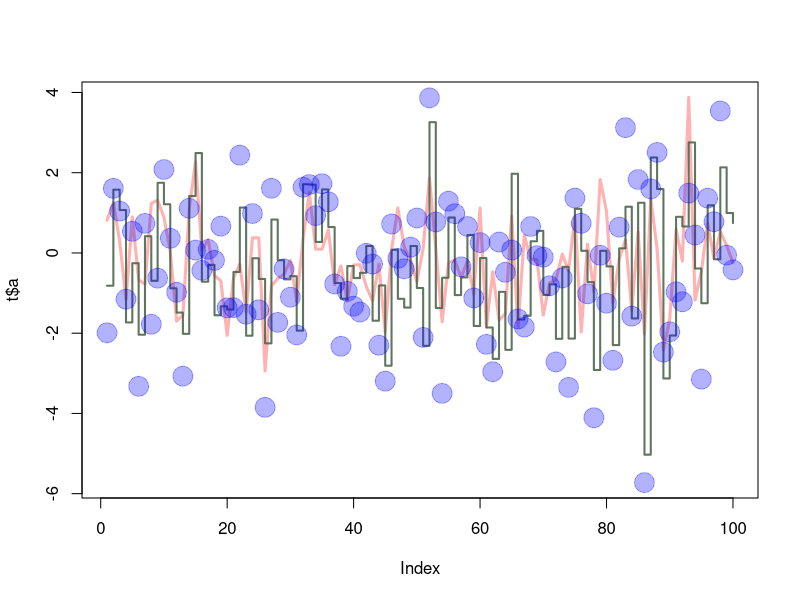

Here is the R script that generated this plot:
# Text behind the #-sign is not evaluated as code by R. 
# This is useful, because it allows you to add comments explaining what the script does.

# Make data frame
x1 = rnorm(100)
x2 = rnorm(100)
x3 = rnorm(100)
t = data.frame(a=x1, b=x1+x2, c=x1+x2+x3)

# Plot data frame
plot(t$a, type='l', ylim=range(t), lwd=3, col=rgb(1,0,0,0.3))
lines(t$b, type='s', lwd=2, col=rgb(0.3,0.4,0.3,0.9))
points(t$c, pch=20, cex=4, col=rgb(0,0,1,0.3))

# Note that with plot you get a new plot window while points and lines add to the previous plot.